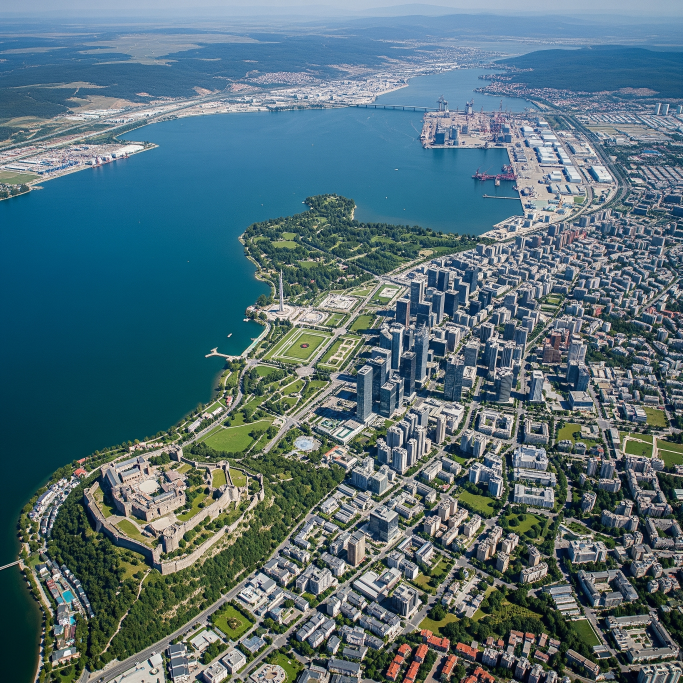
#> input picture anthalys_02.jpg, 2048 x 2048 px (shown at 1/3 size); its folder holds only this picture in this run
$ python image_converter.py
#> lines starting #> are read from the running program, lines starting #| are printed output that depends on the picture
#> the answer given: ..
#> the answer given: 1
import os
import numpy as np
import matplotlib.pyplot as plt
from PIL import Image
import sys

def blend_images(image_folder='./', image_extensions=('.jpg', '.jpeg', '.png', '.webp', '.gif'),
                 blend_method='additive', resize_method='largest', intensity=1.0):
    """
    Fonde tutte le immagini dalla cartella specificata.

    Args:
        image_folder: Percorso della cartella contenente le immagini
        image_extensions: Estensioni dei file immagine da considerare
        blend_method: 'average', 'additive', 'overlay', 'screen', 'multiply'
        resize_method: 'largest', 'smallest', 'median', 'average'

    Returns:
        L'immagine fusa, larghezza e altezza
    """
#> called with image_folder = '..', image_extensions = ('.jpg', '.jpeg', '.png', '.webp', '.gif'), blend_method = 'additive', resize_method = 'largest', intensity = 1
    # Verifica che la cartella esista
    if not os.path.exists(image_folder):
        print(f"Errore: La cartella '{image_folder}' non esiste.")
        return None

    # Cerca tutti i file immagine nella cartella
    print(f"Ricerca delle immagini nella cartella: {image_folder}")

    try:
        all_files = os.listdir(image_folder)
    except Exception as e:
        print(f"Errore nell'accesso alla cartella: {e}")
        return None

    # Filtra solo i file immagine
    image_files = [f for f in all_files
                  if os.path.isfile(os.path.join(image_folder, f))
                  and f.lower().endswith(image_extensions)]

    if not image_files:
        print(f"Nessuna immagine trovata nella cartella '{image_folder}'.")
        print(f"Estensioni supportate: {image_extensions}")
        print(f"File presenti nella cartella: {all_files[:10] if len(all_files) > 10 else all_files}")
        return None

    print(f"Trovate {len(image_files)} immagini potenziali.")

    # Raccoglie informazioni sulle dimensioni
    all_widths = []
    all_heights = []
    valid_image_paths = []

    for img_file in image_files:
        img_path = os.path.join(image_folder, img_file)
        try:
            with Image.open(img_path) as img:
#> img is the input picture: PIL image 2048x2048 RGB; mean R, G, B 84.8, 111, 119
                width, height = img.size
#> width = 2048; height = 2048
                all_widths.append(width)
                all_heights.append(height)
                valid_image_paths.append(img_path)
                print(f"Immagine valida: {img_file}, Dimensioni: {width}x{height}")
#| Immagine valida: anthalys_02.jpg, Dimensioni: 2048x2048
        except Exception as e:
            print(f"Impossibile aprire {img_file}: {e}")

    if not valid_image_paths:
        print("Nessuna immagine valida trovata. Verifica che i file siano immagini leggibili.")
        return None

    print(f"Immagini valide: {len(valid_image_paths)}/{len(image_files)}")

    # Determina le dimensioni target in base al metodo scelto
    if resize_method == 'largest':
        target_width = max(all_widths)
#> target_width = 2048
        target_height = max(all_heights)
#> target_height = 2048
    elif resize_method == 'smallest':
        target_width = min(all_widths)
        target_height = min(all_heights)
    elif resize_method == 'median':
        target_width = int(np.median(all_widths))
        target_height = int(np.median(all_heights))
    else:  # 'average' o default
        target_width = int(sum(all_widths) / len(all_widths))
        target_height = int(sum(all_heights) / len(all_heights))

    print(f"Dimensioni target: {target_width}x{target_height}")
#| Dimensioni target: 2048x2048

    # Carica e processa le immagini
    images = []
    for img_path in valid_image_paths:
        try:
            with Image.open(img_path) as img:
                # Converti in RGB se necessario
                if img.mode != 'RGB':
                    img = img.convert('RGB')

                # Ridimensiona l'immagine
                img_resized = img.resize((target_width, target_height), Image.LANCZOS)

                # Converti in array numpy
                img_array = np.array(img_resized)
                images.append(img_array)
        except Exception as e:
            print(f"Errore nel processamento dell'immagine {os.path.basename(img_path)}: {e}")

    if not images:
        print("Nessuna immagine è stata processata correttamente.")
        return None

    print(f"Processate con successo {len(images)} immagini.")
#| Processate con successo 1 immagini.

    # Fusione delle immagini in base al metodo scelto
    if blend_method == 'average':
        # Media tradizionale
        result = np.mean(np.array(images, dtype=np.float32), axis=0).astype(np.uint8)

    elif blend_method == 'additive':
        # Somma le immagini e normalizza
        result = np.zeros_like(images[0], dtype=np.float32)
        for img in images:
            result += img.astype(np.float32) * intensity
#> this loop made 1 pass

        # Normalizzazione con saturazione per mantenere colori vividi
        result = np.clip(result / (len(images) * intensity/2), 0, 255).astype(np.uint8)
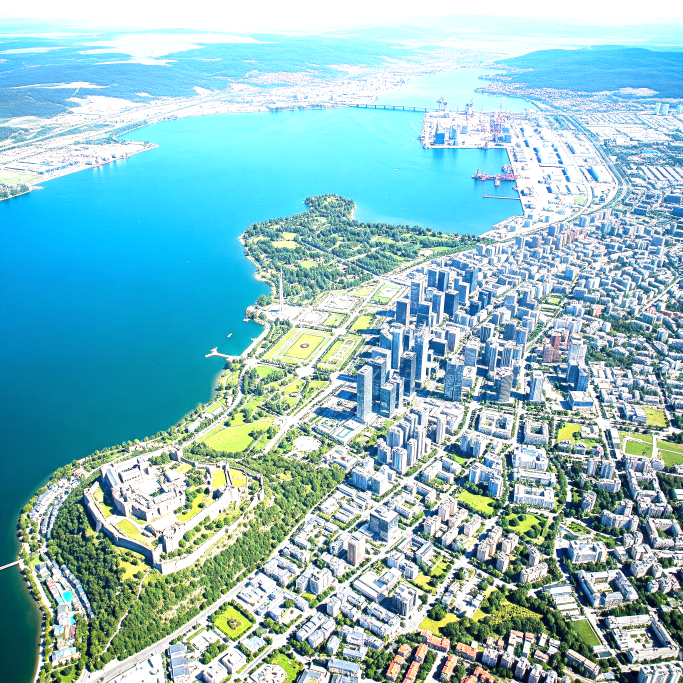
#> result: shape (2048, 2048, 3) (shown at 1/3 size); mean R, G, B 140.6, 190.1, 195.6

    elif blend_method == 'screen':
        # Effetto screen (simile a proiettori sovrapposti)
        result = np.ones_like(images[0], dtype=np.float32) * 255
        for img in images:
            img_norm = img.astype(np.float32) / 255
            result_norm = result / 255
            result = (1 - (1 - result_norm) * (1 - img_norm)) * 255
        result = result.astype(np.uint8)

    elif blend_method == 'difference':
        # Crea effetti di differenza tra le immagini
        result = images[0].astype(np.float32)
        for img in images[1:]:
            result = np.abs(result - img.astype(np.float32)) * intensity
        result = np.clip(result, 0, 255).astype(np.uint8)

    elif blend_method == 'multiply':
        # Effetto multiply (simile a filtri sovrapposti)
        result = np.ones_like(images[0], dtype=np.float32) * 255
        for img in images:
            img_norm = img.astype(np.float32) / 255
            result_norm = result / 255
            result = (result_norm * img_norm) * 255
        result = result.astype(np.uint8)

    elif blend_method == 'overlay':
        # Overlay con maggiore contrasto
        result = images[0].astype(np.float32)
        for i in range(1, len(images)):
            img = images[i].astype(np.float32)
            mask = result > 127.5
            result[mask] = (1 - (1 - 2*(result[mask]/255 - 0.5)) * (1 - img[mask]/255)) * 255
            result[~mask] = (2 * result[~mask]/255 * img[~mask]/255) * 255
        result = np.clip(result, 0, 255).astype(np.uint8)

    else:
        # Default: media
        result = np.mean(np.array(images, dtype=np.float32), axis=0).astype(np.uint8)

    return result, target_width, target_height

def main():
    # Ottieni la cartella delle immagini
    if len(sys.argv) > 1:
        image_folder = sys.argv[1]
    else:
        image_folder = input("Inserisci il percorso della cartella contenente le immagini (premi Invio per usare la cartella corrente): ").strip()
        if not image_folder:
            image_folder = './'

    # Ottieni il metodo di fusione
    blend_method = 'additive'  # default
    if len(sys.argv) > 2:
        method_arg = sys.argv[2].lower()
        if method_arg in ['average', 'additive', 'screen', 'multiply', 'overlay']:
            blend_method = method_arg
    else:
        print("Metodi di fusione disponibili:")
        print("1. additive - Somma le immagini (default)")
        print("2. average - Media tradizionale")
        print("3. screen - Simile a proiettori sovrapposti")
        print("4. multiply - Simile a filtri sovrapposti")
        print("5. overlay - Fusione con maggiore contrasto")
        print("6. difference - Fusione con differenza")
        choice = input("Scegli un metodo (1-6): ").strip()
        methods = ['additive', 'average', 'screen', 'multiply', 'overlay', 'difference']
        if choice.isdigit() and 1 <= int(choice) <= 6:
            blend_method = methods[int(choice)-1]

    # Calcola l'immagine fusa
    result = blend_images(image_folder, blend_method=blend_method)

    if result is not None:
        fused_image, width, height = result
#> width = 2048; height = 2048

        # Salva l'immagine fusa
        output_path = os.path.join(image_folder, f'immagine_fusa_{blend_method}.png')
        Image.fromarray(fused_image).save(output_path)
        print(f"Immagine fusa salvata come: {output_path}")

        # Visualizza l'immagine
        plt.figure(figsize=(10, 8))
        plt.imshow(fused_image)
        plt.title(f'Immagine Fusa - Metodo: {blend_method} ({width}x{height})')
        plt.axis('off')
        plt.show()
    else:
        print("Impossibile creare l'immagine fusa.")

if __name__ == "__main__":
    main()
